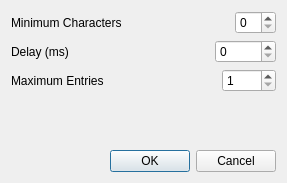
<?xml version="1.0" encoding="UTF-8"?>
<ui version="4.0" stdsetdef="1">
  <author></author>
  <comment></comment>
  <exportmacro></exportmacro>
  <class>AutoCompletionLayout</class>
  <widget class="QDialog" name="AutoCompletionLayout">
    <property name="geometry">
      <rect>
        <x>0</x>
        <y>0</y>
        <width>287</width>
        <height>183</height>
      </rect>
    </property>
    <property name="windowTitle">
      <string>Auto-Completion Properties</string>
    </property>
    <layout class="QVBoxLayout">
      <item>
        <layout class="QHBoxLayout">
          <item>
            <widget class="QLabel" name="textLabel1">
              <property name="text">
                <string>Minimum Characters</string>
              </property>
              <property name="wordWrap">
                <bool>false</bool>
              </property>
            </widget>
          </item>
          <item>
            <spacer name="spacer15">
              <property name="sizeHint">
                <size>
                  <width>71</width>
                  <height>21</height>
                </size>
              </property>
              <property name="sizeType">
                <enum>QSizePolicy::Expanding</enum>
              </property>
              <property name="orientation">
                <enum>Qt::Horizontal</enum>
              </property>
            </spacer>
          </item>
          <item>
            <widget class="QSpinBox" name="m_pMinCharsSpin"/>
          </item>
        </layout>
      </item>
      <item>
        <layout class="QHBoxLayout">
          <item>
            <widget class="QLabel" name="textLabel2">
              <property name="text">
                <string>Delay (ms)</string>
              </property>
              <property name="wordWrap">
                <bool>false</bool>
              </property>
            </widget>
          </item>
          <item>
            <spacer name="spacer16">
              <property name="sizeHint">
                <size>
                  <width>101</width>
                  <height>21</height>
                </size>
              </property>
              <property name="sizeType">
                <enum>QSizePolicy::Expanding</enum>
              </property>
              <property name="orientation">
                <enum>Qt::Horizontal</enum>
              </property>
            </spacer>
          </item>
          <item>
            <widget class="QSpinBox" name="m_pDelaySpin">
              <property name="maximum">
                <number>10000</number>
              </property>
              <property name="singleStep">
                <number>100</number>
              </property>
            </widget>
          </item>
        </layout>
      </item>
      <item>
        <layout class="QHBoxLayout">
          <item>
            <widget class="QLabel" name="textLabel3">
              <property name="text">
                <string>Maximum Entries</string>
              </property>
              <property name="wordWrap">
                <bool>false</bool>
              </property>
            </widget>
          </item>
          <item>
            <spacer name="spacer17">
              <property name="sizeHint">
                <size>
                  <width>81</width>
                  <height>21</height>
                </size>
              </property>
              <property name="sizeType">
                <enum>QSizePolicy::Expanding</enum>
              </property>
              <property name="orientation">
                <enum>Qt::Horizontal</enum>
              </property>
            </spacer>
          </item>
          <item>
            <widget class="QSpinBox" name="m_pMaxEntriesSpin">
              <property name="maximum">
                <number>1000</number>
              </property>
              <property name="minimum">
                <number>1</number>
              </property>
            </widget>
          </item>
        </layout>
      </item>
      <item>
        <spacer name="spacer19">
          <property name="sizeHint">
            <size>
              <width>20</width>
              <height>31</height>
            </size>
          </property>
          <property name="sizeType">
            <enum>QSizePolicy::Expanding</enum>
          </property>
          <property name="orientation">
            <enum>Qt::Vertical</enum>
          </property>
        </spacer>
      </item>
      <item>
        <layout class="QHBoxLayout">
          <item>
            <spacer name="spacer18">
              <property name="sizeHint">
                <size>
                  <width>111</width>
                  <height>21</height>
                </size>
              </property>
              <property name="sizeType">
                <enum>QSizePolicy::Expanding</enum>
              </property>
              <property name="orientation">
                <enum>Qt::Horizontal</enum>
              </property>
            </spacer>
          </item>
          <item>
            <widget class="QPushButton" name="m_pOKButton">
              <property name="text">
                <string>OK</string>
              </property>
            </widget>
          </item>
          <item>
            <widget class="QPushButton" name="m_pCancelButton">
              <property name="text">
                <string>Cancel</string>
              </property>
            </widget>
          </item>
        </layout>
      </item>
    </layout>
  </widget>
  <layoutdefault spacing="6" margin="11"/>
  <pixmapfunction>qPixmapFromMimeSource</pixmapfunction>
</ui>
